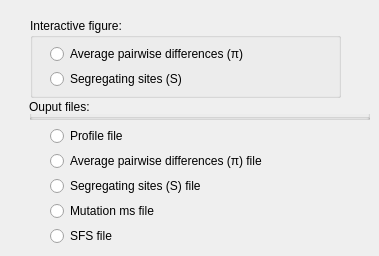
    <widget class="QWidget" name="tab_11">
     <attribute name="title">
      <string>Output</string>
     </attribute>
     <widget class="QGroupBox" name="groupBox_3">
      <property name="geometry">
       <rect>
        <x>29</x>
        <y>99</y>
        <width>341</width>
        <height>21</height>
       </rect>
      </property>
      <property name="title">
       <string>Ouput files:</string>
      </property>
     </widget>
     <widget class="QGroupBox" name="groupBox_4">
      <property name="geometry">
       <rect>
        <x>30</x>
        <y>18</y>
        <width>311</width>
        <height>80</height>
       </rect>
      </property>
      <property name="title">
       <string>Interactive figure:</string>
      </property>
      <widget class="QRadioButton" name="plotpi">
       <property name="geometry">
        <rect>
         <x>20</x>
         <y>25</y>
         <width>311</width>
         <height>22</height>
        </rect>
       </property>
       <property name="text">
        <string>Average pairwise differences (π)</string>
       </property>
      </widget>
      <widget class="QRadioButton" name="plotS">
       <property name="geometry">
        <rect>
         <x>20</x>
         <y>50</y>
         <width>311</width>
         <height>22</height>
        </rect>
       </property>
       <property name="text">
        <string>Segregating sites (S)</string>
       </property>
      </widget>
     </widget>
     <widget class="QRadioButton" name="pifile">
      <property name="geometry">
       <rect>
        <x>50</x>
        <y>150</y>
        <width>301</width>
        <height>22</height>
       </rect>
      </property>
      <property name="text">
       <string>Average pairwise differences (π) file</string>
      </property>
     </widget>
     <widget class="QRadioButton" name="Sfile">
      <property name="geometry">
       <rect>
        <x>50</x>
        <y>175</y>
        <width>300</width>
        <height>22</height>
       </rect>
      </property>
      <property name="text">
       <string>Segregating sites (S) file</string>
      </property>
     </widget>
     <widget class="QRadioButton" name="mutfile">
      <property name="geometry">
       <rect>
        <x>50</x>
        <y>200</y>
        <width>300</width>
        <height>22</height>
       </rect>
      </property>
      <property name="text">
       <string>Mutation ms file</string>
      </property>
     </widget>
     <widget class="QRadioButton" name="SFSfile">
      <property name="geometry">
       <rect>
        <x>50</x>
        <y>225</y>
        <width>300</width>
        <height>22</height>
       </rect>
      </property>
      <property name="text">
       <string>SFS file</string>
      </property>
     </widget>
     <widget class="QRadioButton" name="proffile">
      <property name="geometry">
       <rect>
        <x>50</x>
        <y>125</y>
        <width>301</width>
        <height>22</height>
       </rect>
      </property>
      <property name="text">
       <string>Profile file</string>
      </property>
     </widget>
     <zorder>groupBox_4</zorder>
     <zorder>groupBox_3</zorder>
     <zorder>pifile</zorder>
     <zorder>Sfile</zorder>
     <zorder>mutfile</zorder>
     <zorder>SFSfile</zorder>
     <zorder>proffile</zorder>
    </widget>
